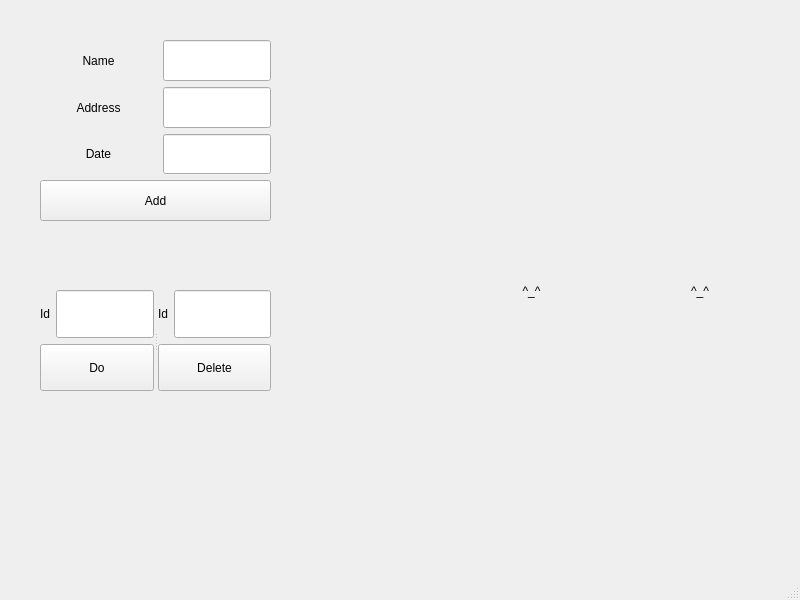
<?xml version="1.0" encoding="UTF-8"?>
<ui version="4.0">
 <class>MainWindow</class>
 <widget class="QMainWindow" name="MainWindow">
  <property name="geometry">
   <rect>
    <x>0</x>
    <y>0</y>
    <width>800</width>
    <height>600</height>
   </rect>
  </property>
  <property name="windowTitle">
   <string>MainWindow</string>
  </property>
  <widget class="QWidget" name="centralwidget">
   <widget class="QWidget" name="gridLayoutWidget">
    <property name="geometry">
     <rect>
      <x>40</x>
      <y>40</y>
      <width>231</width>
      <height>181</height>
     </rect>
    </property>
    <layout class="QGridLayout" name="gridLayout">
     <property name="sizeConstraint">
      <enum>QLayout::SetDefaultConstraint</enum>
     </property>
     <item row="1" column="0">
      <widget class="QLabel" name="label_2">
       <property name="enabled">
        <bool>true</bool>
       </property>
       <property name="text">
        <string>Address</string>
       </property>
       <property name="alignment">
        <set>Qt::AlignCenter</set>
       </property>
      </widget>
     </item>
     <item row="2" column="0">
      <widget class="QLabel" name="label_3">
       <property name="enabled">
        <bool>true</bool>
       </property>
       <property name="text">
        <string>Date</string>
       </property>
       <property name="alignment">
        <set>Qt::AlignCenter</set>
       </property>
      </widget>
     </item>
     <item row="0" column="0">
      <widget class="QLabel" name="label">
       <property name="enabled">
        <bool>true</bool>
       </property>
       <property name="text">
        <string>Name</string>
       </property>
       <property name="alignment">
        <set>Qt::AlignCenter</set>
       </property>
      </widget>
     </item>
     <item row="6" column="0" colspan="2">
      <widget class="QPushButton" name="orderAddButton">
       <property name="sizePolicy">
        <sizepolicy hsizetype="Expanding" vsizetype="MinimumExpanding">
         <horstretch>0</horstretch>
         <verstretch>0</verstretch>
        </sizepolicy>
       </property>
       <property name="text">
        <string>Add</string>
       </property>
      </widget>
     </item>
     <item row="0" column="1">
      <widget class="QLineEdit" name="orderNameInput">
       <property name="sizePolicy">
        <sizepolicy hsizetype="Fixed" vsizetype="MinimumExpanding">
         <horstretch>0</horstretch>
         <verstretch>0</verstretch>
        </sizepolicy>
       </property>
      </widget>
     </item>
     <item row="1" column="1">
      <widget class="QLineEdit" name="orderAddressInput">
       <property name="sizePolicy">
        <sizepolicy hsizetype="Preferred" vsizetype="MinimumExpanding">
         <horstretch>0</horstretch>
         <verstretch>0</verstretch>
        </sizepolicy>
       </property>
      </widget>
     </item>
     <item row="2" column="1">
      <widget class="QLineEdit" name="orderDateInput">
       <property name="sizePolicy">
        <sizepolicy hsizetype="Preferred" vsizetype="MinimumExpanding">
         <horstretch>0</horstretch>
         <verstretch>0</verstretch>
        </sizepolicy>
       </property>
      </widget>
     </item>
    </layout>
   </widget>
   <widget class="QWidget" name="gridLayoutWidget_2">
    <property name="geometry">
     <rect>
      <x>450</x>
      <y>40</y>
      <width>331</width>
      <height>501</height>
     </rect>
    </property>
    <layout class="QGridLayout" name="gridLayout_2">
     <item row="0" column="0">
      <widget class="QLabel" name="activeOrderTable">
       <property name="text">
        <string>^_^</string>
       </property>
       <property name="alignment">
        <set>Qt::AlignCenter</set>
       </property>
      </widget>
     </item>
     <item row="0" column="1">
      <widget class="QLabel" name="doneOrderTable">
       <property name="text">
        <string>^_^</string>
       </property>
       <property name="alignment">
        <set>Qt::AlignCenter</set>
       </property>
      </widget>
     </item>
    </layout>
   </widget>
   <widget class="QSplitter" name="splitter">
    <property name="geometry">
     <rect>
      <x>40</x>
      <y>290</y>
      <width>231</width>
      <height>101</height>
     </rect>
    </property>
    <property name="orientation">
     <enum>Qt::Horizontal</enum>
    </property>
    <widget class="QWidget" name="gridLayoutWidget_4">
     <layout class="QGridLayout" name="gridLayout_4">
      <item row="1" column="0" colspan="2">
       <widget class="QPushButton" name="orderDoButton">
        <property name="sizePolicy">
         <sizepolicy hsizetype="Preferred" vsizetype="Preferred">
          <horstretch>0</horstretch>
          <verstretch>0</verstretch>
         </sizepolicy>
        </property>
        <property name="text">
         <string>Do</string>
        </property>
       </widget>
      </item>
      <item row="0" column="1">
       <widget class="QLineEdit" name="orderIdToDoInput">
        <property name="sizePolicy">
         <sizepolicy hsizetype="Preferred" vsizetype="Preferred">
          <horstretch>0</horstretch>
          <verstretch>0</verstretch>
         </sizepolicy>
        </property>
       </widget>
      </item>
      <item row="0" column="0">
       <widget class="QLabel" name="label_4">
        <property name="text">
         <string>Id</string>
        </property>
        <property name="alignment">
         <set>Qt::AlignCenter</set>
        </property>
       </widget>
      </item>
     </layout>
    </widget>
    <widget class="QWidget" name="gridLayoutWidget_5">
     <layout class="QGridLayout" name="gridLayout_5">
      <item row="0" column="0">
       <widget class="QLabel" name="label_5">
        <property name="text">
         <string>Id</string>
        </property>
        <property name="alignment">
         <set>Qt::AlignCenter</set>
        </property>
       </widget>
      </item>
      <item row="1" column="0" colspan="2">
       <widget class="QPushButton" name="orderDeleteButton">
        <property name="sizePolicy">
         <sizepolicy hsizetype="Preferred" vsizetype="Preferred">
          <horstretch>0</horstretch>
          <verstretch>0</verstretch>
         </sizepolicy>
        </property>
        <property name="text">
         <string>Delete</string>
        </property>
       </widget>
      </item>
      <item row="0" column="1">
       <widget class="QLineEdit" name="orderIdToDeletInput">
        <property name="sizePolicy">
         <sizepolicy hsizetype="Preferred" vsizetype="Preferred">
          <horstretch>0</horstretch>
          <verstretch>0</verstretch>
         </sizepolicy>
        </property>
       </widget>
      </item>
     </layout>
    </widget>
   </widget>
  </widget>
  <widget class="QMenuBar" name="menubar">
   <property name="geometry">
    <rect>
     <x>0</x>
     <y>0</y>
     <width>800</width>
     <height>26</height>
    </rect>
   </property>
  </widget>
  <widget class="QStatusBar" name="statusbar"/>
 </widget>
 <resources/>
 <connections/>
</ui>
